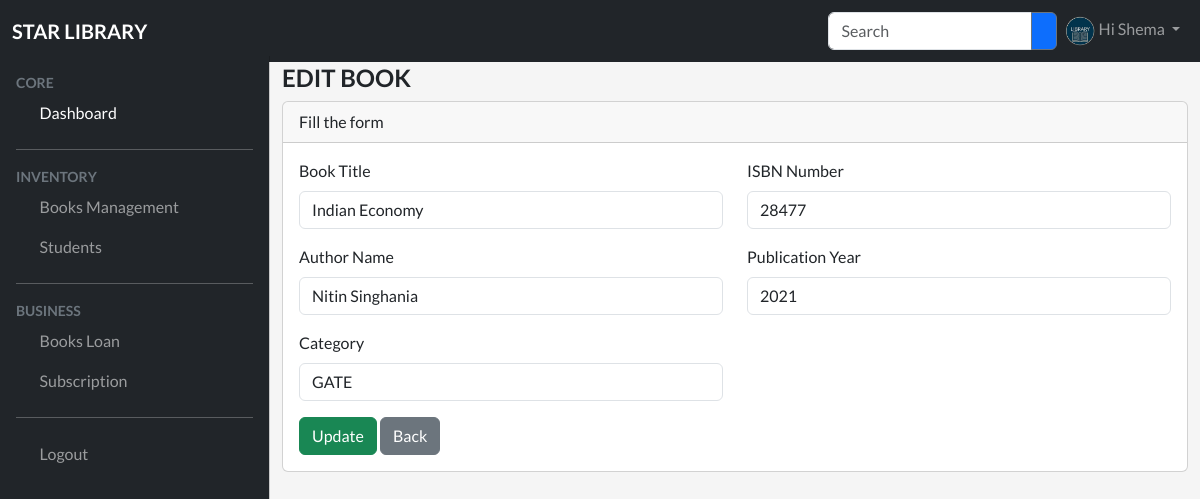
The app's page /books/edit.php?id=12 (signed in) with its own data.
### tables this page shows
CREATE TABLE `books` (
  `id` int(11) NOT NULL,
  `title` varchar(255) DEFAULT NULL,
  `author` varchar(255) DEFAULT NULL,
  `publication_year` varchar(10) DEFAULT NULL,
  `isbn` varchar(255) DEFAULT NULL,
  `category_id` int(11) DEFAULT NULL,
  `status` tinyint(1) NOT NULL DEFAULT 1,
  `created_at` timestamp NOT NULL DEFAULT current_timestamp(),
  `updated_at` timestamp NULL DEFAULT NULL
);

### models/book.php (called while the page is built, shortened)
<?php
function getBookById($conn, $id)
{
    $sql = "select * from books where id = $id";
    $result = $conn->query($sql);
    return $result;
}
function getCategories($conn)
{
    $sql = "select id, name from categories";
    $result = $conn->query($sql);
    return $result;
}

### books/edit.php (the view, shortened to what this page needs)
<?php
include_once(DIR_URL . "config/database.php");
include_once(DIR_URL . "models/book.php");
if (isset($_GET['id']) && $_GET['id'] > 0) {
    $book = getBookById($conn, $_GET['id']);
    if ($book->num_rows > 0) {
        $book = mysqli_fetch_assoc($book);
    }
} else {
    header("LOCATION: " . BASE_URL . "books");
    exit;
}
?>
<?php
include_once(DIR_URL . "include/header.php");
include_once(DIR_URL . "include/topbar.php");
include_once(DIR_URL . "include/sidebar.php");
?>
<main class="mt-5 pt-3">
    <div class="container-fluid">
        <div class="row">
            <div class="col-md-12">
                <h4 class="fw-bold text-uppercase">Edit Book</h4>
            </div>
            <div class="col-md-12">
                <div class="card">
                    <div class="card-header">
                        Fill the form
                    </div>
                    <div class="card-body">
                        <form method="post" action="<?php echo BASE_URL ?>books/edit.php">
                            <div class="row">
                                <div class="col-md-6">
                                    <div class="mb-3">
                                        <label class="form-label">Book Title</label>
                                        <input type="text" name="title" class="form-control" value="<?php echo $book['title'] ?>" />
                                    </div>
                                </div>
                                <div class="col-md-6">
                                    <div class="mb-3">
                                        <label class="form-label">ISBN Number</label>
                                        <input type="text" name="isbn" class="form-control" required="required" value="<?php echo $book['isbn'] ?>" />
                                    </div>
                                </div>
                                <div class="col-md-6">
                                    <div class="mb-3">
                                        <label class="form-label">Author Name</label>
                                        <input type="text" name="author" class="form-control" required value="<?php echo $book['author'] ?>" />
                                    </div>
                                </div>
                                <div class="col-md-6">
                                    <div class="mb-3">
                                        <label class="form-label">Publication Year</label>
                                        <input type="number" name="publication_year" class="form-control" required value="<?php echo $book['publication_year'] ?>" />
                                    </div>
                                </div>
                                <div class="col-md-6">
                                    <div class="mb-3">
                                        <label class="form-label">Category</label>
                                        <?php
                                        $cats = getCategories($conn);
                                        ?>
                                        <select name="category_id" class="form-control" required>
                                            <?php
                                            $selected = "";
                                            while ($row = $cats->fetch_assoc()) {
                                                if ($row['id'] === $book['category_id'])
                                                    $selected = "selected";
                                                ?>
                                                <option <?php echo $selected ?> value="<?php echo $row['id'] ?>"><?php echo $row['name'] ?></option>
                                            <?php } ?>
                                        </select>
                                    </div>
                                </div>
                                <div class="col-md-12">
                                    <button name="update" type="submit" class="btn btn-success">
                                        Update
                                    </button>
                                    <a href="<?php echo BASE_URL ?>books" class="btn btn-secondary">
                                        Back
                                    </a>
                                </div>
                            </div>
                        </form>
                    </div>
                </div>
            </div>
        </div>
    </div>
</main>
<?php include_once(DIR_URL . "include/footer.php") ?>

### assets/css/style.css (style rules this page uses)
body { font-family: "Lato", sans-serif; background-color: #f5f5f5; height: 100vh; }
:root { --offcanvas-width: 270px; --topNavbarHeight: 56px; }
@media (min-width: 992px) { body { overflow: auto !important; } }
@media (min-width: 992px) { main { margin-left: var(--offcanvas-width); } }

### records on screen
books: title "Indian Economy", isbn "28477", author "Nitin Singhania", publication_year "2021"

### other values on screen
$_SESSION['user']['name'] "Shema"
form field category_id "GATE"
